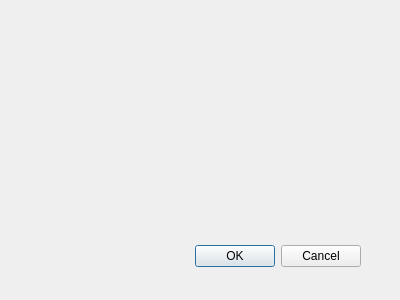
<?xml version="1.0" encoding="UTF-8"?>
<ui version="4.0">
 <class>upd</class>
 <widget class="QDialog" name="upd">
  <property name="geometry">
   <rect>
    <x>0</x>
    <y>0</y>
    <width>400</width>
    <height>300</height>
   </rect>
  </property>
  <property name="windowTitle">
   <string>Dialog</string>
  </property>
  <widget class="QDialogButtonBox" name="buttonBox">
   <property name="enabled">
    <bool>true</bool>
   </property>
   <property name="geometry">
    <rect>
     <x>20</x>
     <y>240</y>
     <width>341</width>
     <height>32</height>
    </rect>
   </property>
   <property name="orientation">
    <enum>Qt::Horizontal</enum>
   </property>
   <property name="standardButtons">
    <set>QDialogButtonBox::Cancel|QDialogButtonBox::Ok</set>
   </property>
  </widget>
 </widget>
 <resources/>
 <connections>
  <connection>
   <sender>buttonBox</sender>
   <signal>accepted()</signal>
   <receiver>upd</receiver>
   <slot>accept()</slot>
   <hints>
    <hint type="sourcelabel">
     <x>248</x>
     <y>254</y>
    </hint>
    <hint type="destinationlabel">
     <x>157</x>
     <y>274</y>
    </hint>
   </hints>
  </connection>
  <connection>
   <sender>buttonBox</sender>
   <signal>rejected()</signal>
   <receiver>upd</receiver>
   <slot>reject()</slot>
   <hints>
    <hint type="sourcelabel">
     <x>316</x>
     <y>260</y>
    </hint>
    <hint type="destinationlabel">
     <x>286</x>
     <y>274</y>
    </hint>
   </hints>
  </connection>
 </connections>
</ui>
